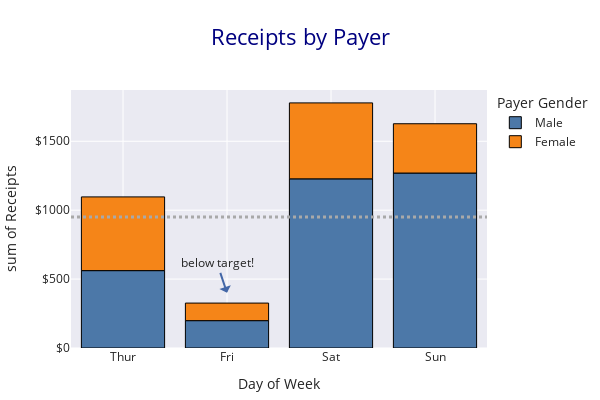

This figure's notebook cell:
### Code cell
#set 1
# fig = px.histogram(df, x="day", y="total_bill", width=800)
# fig.show()
#set up 2
fig = px.histogram(df, x="day", y="total_bill", color="sex",
            title="Receipts by Payer",
            width=600, height=400,
            labels={"sex": "Payer Gender",  "day": "Day of Week", "total_bill": "Receipts"},
            category_orders={"day": ["Thur", "Fri", "Sat", "Sun"], "sex": ["Male", "Female"]},
            # color_discrete_map={"Male": "RebeccaPurple", "Female": "MediumPurple"},
            template="seaborn"
            )
fig.update_yaxes(tickcolor = "blue", tickprefix="$", showgrid=True)# the y-axis is in dollars
fig.update_layout(font={"family":"Open Sans", 'size':12}, 
                  title_font={"family":"Open Sans", 'size':22, 'color': 'Navy'},
                  title_automargin = False,
                  title_xanchor = 'center',
                  margin=dict(t=90, b=20, l=10, r=50)
                  
                 
                #legend=dict(title=None, orientation="h", y=1, yanchor="bottom", x=0.5, xanchor="center")
                  )
fig.add_shape(type="line", line_color="darkgray", line_width=3, opacity=1, line_dash="dot",
    x0=0, x1=1, xref="paper", y0=950, y1=950, yref="y") # add a horizontal "target" line

fig.add_annotation( text="below target!", x="Fri", y=400, arrowhead=1, showarrow=True) # add a text callout with arrow
#fig.update_layout(title_font=dict(size=20), font={"family":"Open Sans", 'size':12})

fig.update_traces(marker_line_color='black', marker_line_width=1, opacity=1)
fig.show()

### Figure 1 — Plotly figure (JSON) as saved in the notebook; plotly's stock layout.template omitted (floating-point values rounded to 4 significant figures; data arrays with more than 128 entries replaced by an {"elided": "..."} marker saying what was removed)
{"data": [{"alignmentgroup": "True", "bingroup": "x", "histfunc": "sum", "hovertemplate": "Payer Gender=Male<br>Day of Week=%{x}<br>sum of Receipts=%{y}<extra></extra>", "legendgroup": "Male", "marker": {"color": "#4C78A8", "line": {"color": "black", "width": 1}, "pattern": {"shape": ""}}, "name": "Male", "offsetgroup": "Male", "opacity": 1, "orientation": "v", "showlegend": true, "type": "histogram", "x": {"elided": "157 str values"}, "xaxis": "x", "y": {"elided": "157 float values"}, "yaxis": "y"}, {"alignmentgroup": "True", "bingroup": "x", "histfunc": "sum", "hovertemplate": "Payer Gender=Female<br>Day of Week=%{x}<br>sum of Receipts=%{y}<extra></extra>", "legendgroup": "Female", "marker": {"color": "#F58518", "line": {"color": "black", "width": 1}, "pattern": {"shape": ""}}, "name": "Female", "offsetgroup": "Female", "opacity": 1, "orientation": "v", "showlegend": true, "type": "histogram", "x": ["Sun", "Sun", "Sun", "Sun", "Sun", "Sun", "Sat", "Sat", "Sat", "Sat", "Sat", "Sat", "Sun", "Sun", "Sat", "Sat", "Sat", "Sat", "Sat", "Sat", "Sat", "Thur", "Thur", "Fri", "Fri", "Fri", "Fri", "Fri", "Sat", "Sat", "Sat", "Sat", "Sat", "Sun", "Sun", "Thur", "Thur", "Thur", "Thur", "Thur", "Thur", "Thur", "Thur", "Thur", "Thur", "Thur", "Thur", "Thur", "Thur", "Thur", "Thur", "Thur", "Thur", "Thur", "Thur", "Thur", "Thur", "Sun", "Sun", "Sun", "Sun", "Sun", "Sat", "Sat", "Sun", "Sun", "Sun", "Thur", "Thur", "Thur", "Thur", "Thur", "Thur", "Thur", "Sat", "Sat", "Sat", "Sat", "Sat", "Fri", "Fri", "Fri", "Fri", "Sat", "Sat", "Sat", "Thur"], "xaxis": "x", "y": [16.99, 24.59, 35.26, 14.83, 10.33, 16.97, 20.29, 15.77, 19.65, 15.06, 20.69, 16.93, 10.29, 34.81, 26.41, 16.45, 3.07, 17.07, 26.86, 25.28, 14.73, 10.07, 34.83, 5.75, 16.32, 22.75, 11.35, 15.38, 44.3, 22.42, 20.92, 14.31, 7.25, 25.71, 17.31, 10.65, 12.43, 24.08, 13.42, 12.48, 29.8, 14.52, 11.38, 20.27, 11.17, 12.26, 18.26, 8.51, 10.33, 14.15, 13.16, 17.47, 27.05, 16.43, 8.35, 18.64, 11.87, 29.85, 25, 13.39, 16.21, 17.51, 10.59, 10.63, 9.6, 20.9, 18.15, 19.81, 43.11, 13, 12.74, 13, 16.4, 16.47, 12.76, 13.27, 28.17, 12.9, 30.14, 13.42, 15.98, 16.27, 10.09, 22.12, 35.83, 27.18, 18.78], "yaxis": "y"}], "layout": {"annotations": [{"arrowhead": 1, "showarrow": true, "text": "below target!", "x": "Fri", "y": 400}], "barmode": "relative", "font": {"family": "Open Sans", "size": 12}, "height": 400, "legend": {"title": {"text": "Payer Gender"}, "tracegroupgap": 0}, "margin": {"b": 20, "l": 10, "r": 50, "t": 90}, "shapes": [{"line": {"color": "darkgray", "dash": "dot", "width": 3}, "opacity": 1, "type": "line", "x0": 0, "x1": 1, "xref": "paper", "y0": 950, "y1": 950, "yref": "y"}], "title": {"automargin": false, "font": {"color": "Navy", "family": "Open Sans", "size": 22}, "text": "Receipts by Payer", "xanchor": "center"}, "width": 600, "xaxis": {"anchor": "y", "categoryarray": ["Thur", "Fri", "Sat", "Sun"], "categoryorder": "array", "domain": [0, 1], "title": {"text": "Day of Week"}}, "yaxis": {"anchor": "x", "domain": [0, 1], "showgrid": true, "tickcolor": "blue", "tickprefix": "$", "title": {"text": "sum of Receipts"}}}}
